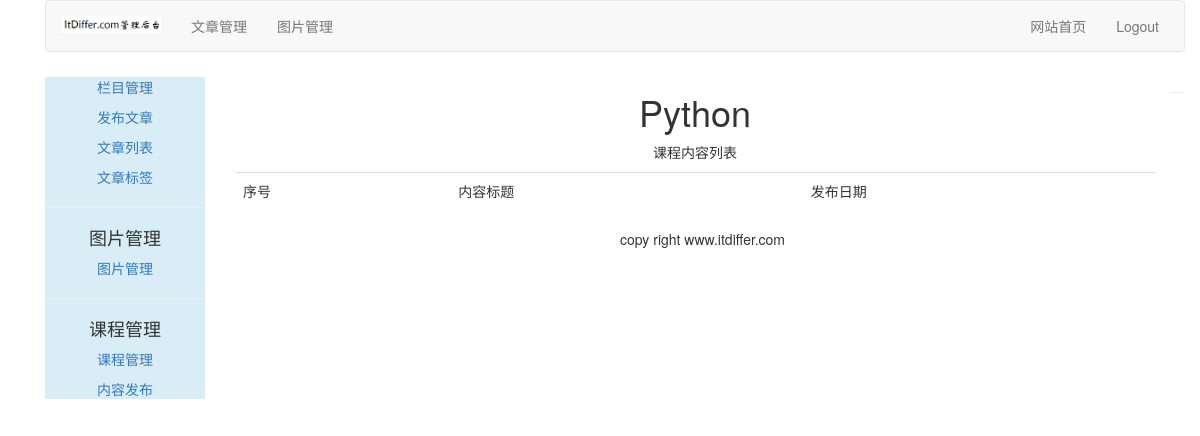
Page /course/list-lessons/10/ on the earlier database version.
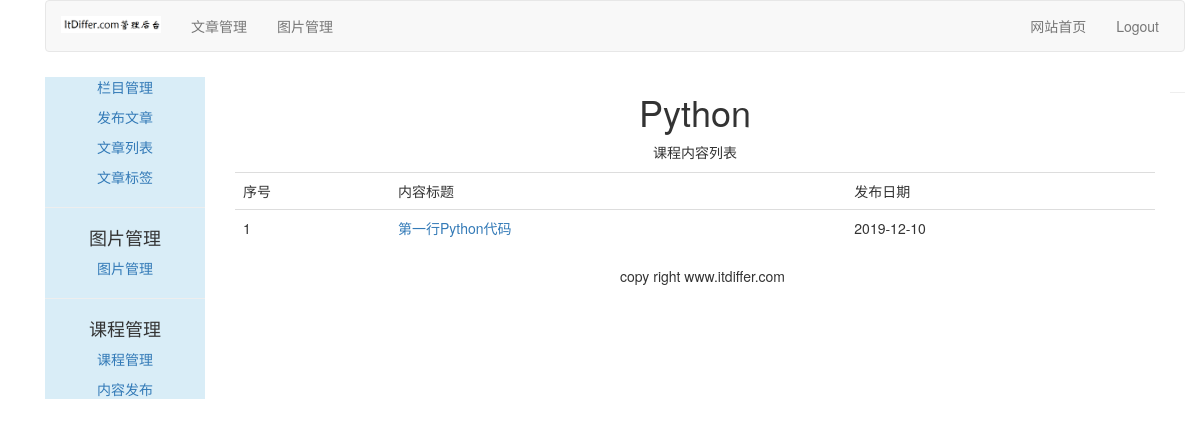
Same page on the later database version.
### course/models.py (models this page shows, shortened)
class Lesson(models.Model):
    user = models.ForeignKey(User, on_delete=models.CASCADE, related_name='lesson_user')
    course = models.ForeignKey(Course, on_delete=models.CASCADE, related_name='lesson')
    title = models.CharField(max_length=200)
    description = models.TextField(blank=True)
    created = models.DateTimeField(auto_now_add=True)
    video = models.FileField(upload_to=user_directory_path)
    attach = models.FileField(blank=True, upload_to=user_directory_path)
    order = OrderField(blank=True, for_fields=['course'])
    class Meta:
        ordering = ['order']

### course/views.py (the view)
# urls.py: path('list-lessons/<int:course_id>/', ListLessonView.as_view(), name='list_lessons'),
class ListLessonView(LoginRequiredMixin, TemplateResponseMixin, View):
    login_url = '/account/login/'
    template_name = 'course/manage/list_lessons.html'
    def get(self, request, course_id):
        course = get_object_or_404(Course, id=course_id)
        return self.render_to_response({'course': course})

### templates/course/manage/list_lessons.html (shortened to what this page needs)
{% extends "article/base.html" %}
{% block content %}
<div>
  <div class="text-center">
    <h1>{{ course.title }}</h1>
    <p>课程内容列表</p>
  </div>
  <table class="table table-hover" style="margin-top: 10px;">
    <tr>
      <td>序号</td>
      <td>内容标题</td>
      <td>发布日期</td>
    </tr>
    {% for lesson in course.lesson.all %}
      <tr id={{ forloop.counter }}>
        <td>{{ forloop.counter }}</td>
        <td><a href="{% url 'course:detail_lesson' lesson.id %}">{{ lesson.title }}</a></td>
        <td>{{ lesson.created | date:"Y-m-d" }}</td>
      </tr>
    {% endfor %}
  </table>
</div>
{% endblock content %}

Differences in the rows shown:
added Lesson: title "第一行Python代码", created "2019-12-10"
